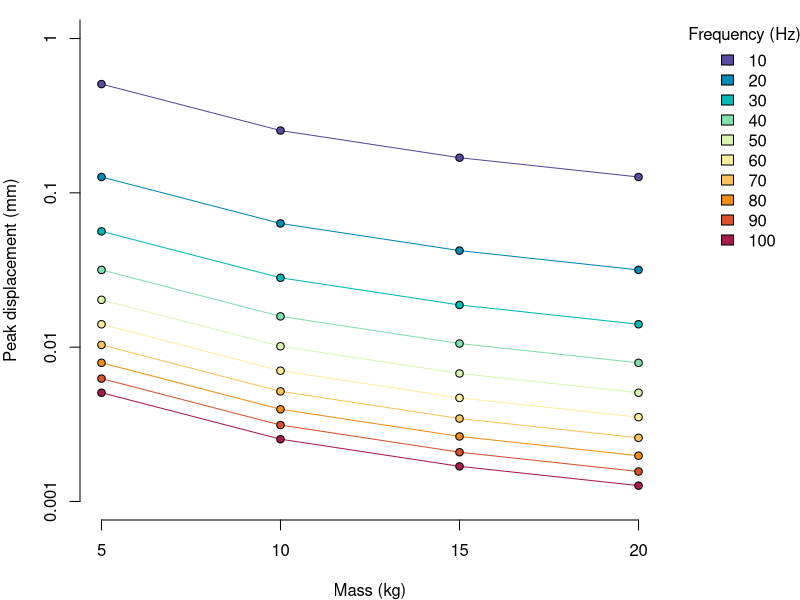

Write R code to recreate this figure.
force_rating <- 10 # for Mini-shaker Type 4810

peak_displacement <- function(force_rating, mass, frequency) {
  peak_acceleration <- force_rating / mass
  ans <- peak_acceleration / (2 * pi * frequency) ^ 2
  return(ans)
}

frequency <- seq(10, 100, by = 10)  # Hz
mass <- seq(5, 20, by = 5)          # Kg
d <- expand.grid(frequency, mass)
names(d) <- c("frequency", "mass")
d$peakDisplacement <- peak_displacement(
  force_rating,
  d$mass,
  d$frequency
) * 1e3

# Figure -----------
op <- par(mar = c(5, 5, 2, 8) - 1, xpd = FALSE)
plot(
  NULL,
  xlab = "Mass (kg)",
  xlim = range(d$mass),
  ylab = ("Peak displacement (mm)"),
  ylim = c(1e-3, 1),
  log = "y",
  yaxt = "n",
  frame = FALSE
)
br <- 10 ^ seq(-3, 1)
axis(2, br, br)
pal <- hcl.colors(length(unique(d$frequency)), "Spectral", rev = TRUE)
for (freq in unique(d$frequency)) {
  color <- pal[which(unique(d$frequency) == freq)]
  with(
    subset(d, frequency == freq),
    lines(mass, peakDisplacement, col = color)
  )
  with(
    subset(d, frequency == freq),
    points(mass, peakDisplacement, pch = 21, bg = color)
  )
}
legend(
  "topright",
  title = "Frequency (Hz)",
  inset = c(-0.25, 0), xpd = TRUE, bty = "n",
  legend = unique(d$frequency),
  fill = pal
)
par(op)
